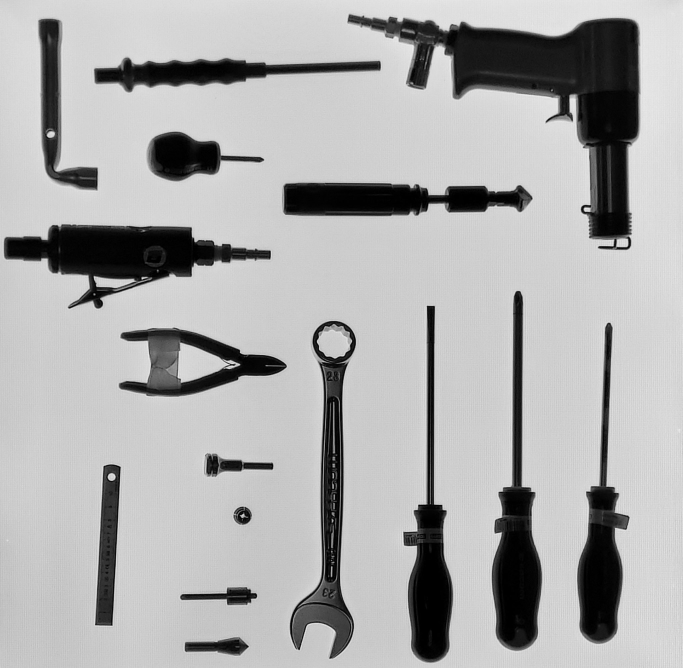
#> input picture unidad3.jpg, 2048 x 2003 px (shown at 1/3 size)
$ python FloodFill.py
#> lines starting #> are read from the running program, lines starting #| are printed output that depends on the picture; after the words box and inside, x2 and y2 are one past the last pixel; in counts of white or black regions, pixels touching at a corner belong together
import cv2
import numpy as np


class Node:
    def __init__(self, x, y, label):
        self.x = x
        self.y = y
        self.label = label

def display_img(img,nombre="Imagen"):
    cv2.imshow(nombre,img)
    cv2.waitKey()

def main():

    img = cv2.imread('unidad3.jpg',0)
#> img is the input picture: shape (2003, 2048); min 0, max 248, mean 172.6
    img = cv2.resize(img, (500, 500))
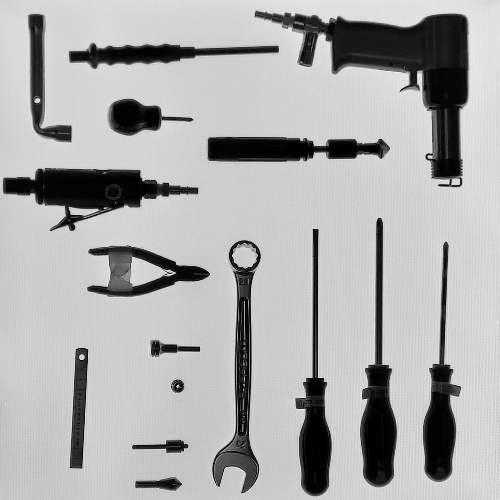
#> img: shape (500, 500); min 0, max 241, mean 172.4
    display_img(img, nombre = "Imagen original")
    copia = img.copy()
    #Binarización de la imagen
    ncopy = cv2.threshold(copia,128,255,  cv2.THRESH_BINARY_INV)[1]
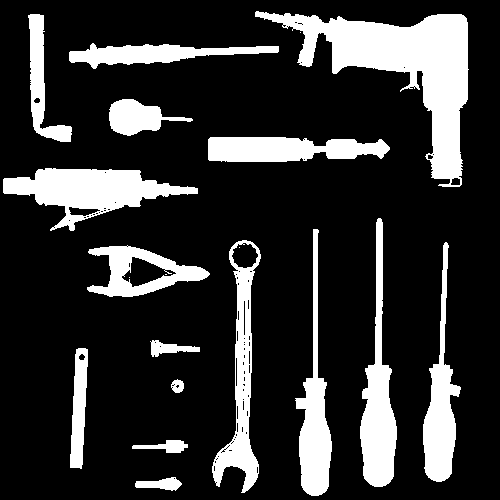
#> ncopy: shape (500, 500); 19.7% white; 20 white regions (4 under 20 px), largest, box (x1, y1, x2, y2) and area: (255, 11, 469, 187) 12137, (3, 168, 198, 231) 5580, (360, 218, 397, 487) 4540
    # Cambiando el fondo a negro y lo demás a blanco
    display_img(ncopy, nombre = "Copia de imagen")
    cv2.waitKey()
    regiones = regionLabeling(ncopy)
    display_img(regiones, nombre = "Regiones")
    cv2.waitKey()
    pass

def regionLabeling(img):
    n = 1
    height, width = img.shape
#> height = 500; width = 500
    for u in range(height):
        for v in range(width):
            if img[u][v] == 255:
                flood_fill_depth_first(img, u, v, n)
                n += 1
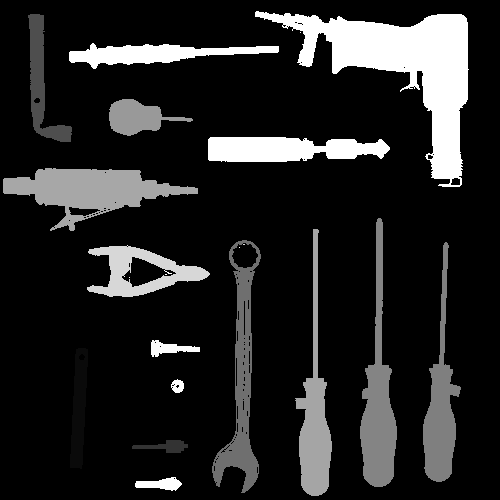
#> img: shape (500, 500); min 0, max 255, mean 36.1
    return colorRegion(img)

def colorRegion(img):
    height, width = img.shape
    img_color = np.zeros((height, width, 3), np.uint8)
    colors = {}
    for key in set(img.flatten()):
        if key != 0:
            colors[key] = np.random.randint(0, 256, 3)
#> this loop made 15 passes
#> key on passes 2 to 13: 132, 165, 167, 10, 43, 78, 111, 51, 252, 215, 153, 127

    for u in range(height):
        for v in range(width):
            if img[u][v] != 0:
                img_color[u,v] = colors[img[u,v]]
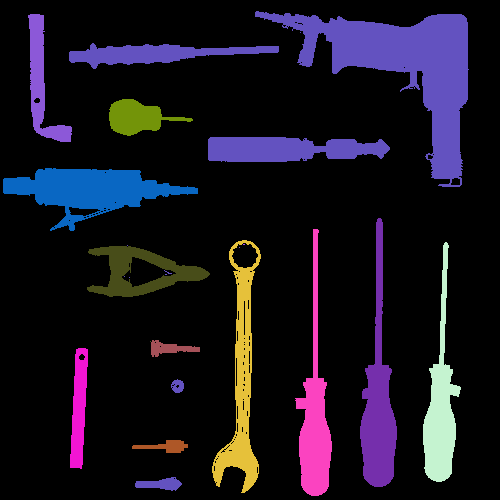
#> img_color: shape (500, 500, 3); mean of channels 0, 1, 2 32.4, 20, 24.9; drawn as B, G, R
    return img_color


def flood_fill_depth_first(img, u, v, label):
    stack = []
    stack.append(Node(u, v, label))
    while not (len(stack) == 0):
        node = stack.pop()
        x = node.x
        y = node.y
        label = node.label
        if img[y][x] == 255:
            img[y][x] = label
            if x < img.shape[1] - 1:
                stack.append(Node(x + 1, y, label))
            if x > 0:
                stack.append(Node(x - 1, y, label))
            if y < img.shape[0] - 1:
                stack.append(Node(x, y + 1, label))
            if y > 0:
                stack.append(Node(x, y - 1, label))


if __name__ == "__main__":
    main()
